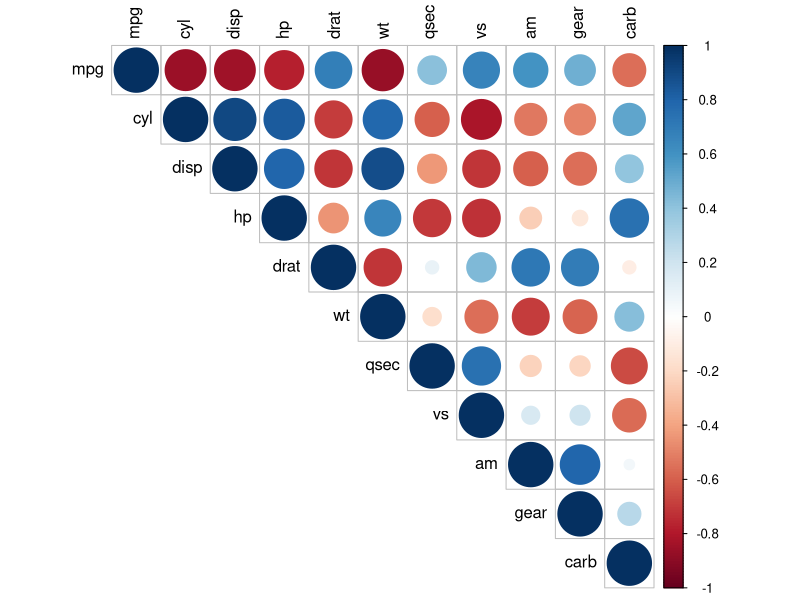
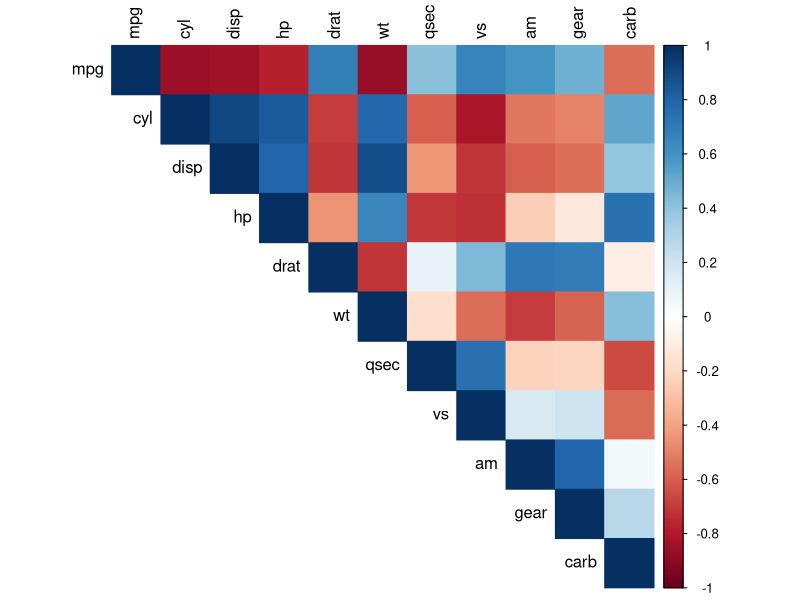
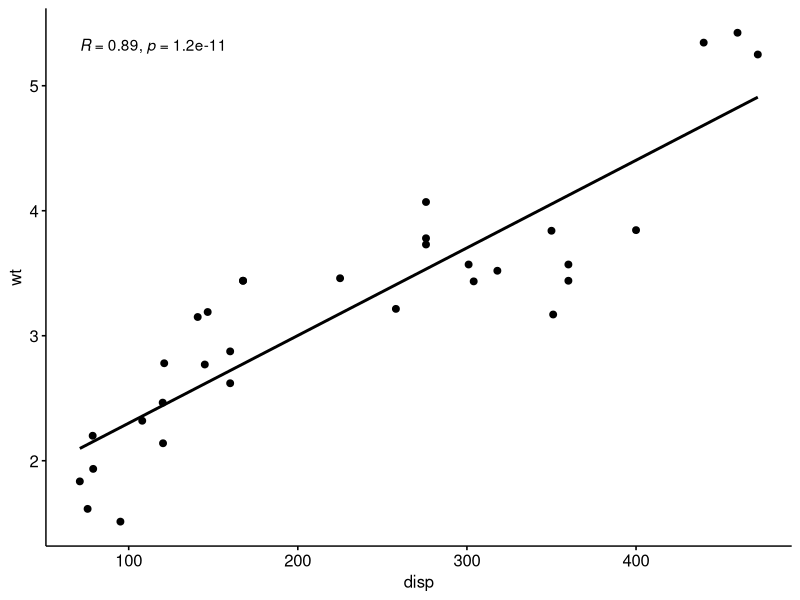
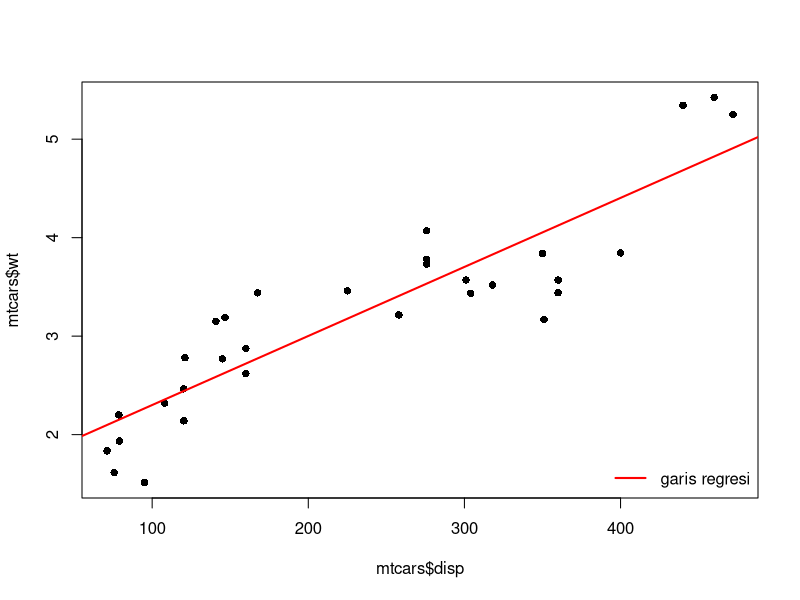

The R script that drew these images, in order:
## ---- chunk 1
data("mtcars")
## ---- chunk 2
mtcars
## ---- chunk 3
View(mtcars)
## ---- chunk 4
?cor
## ---- chunk 5
cor(mtcars)
## ---- chunk 6
round(cor(mtcars), 2)
## ---- chunk 7
round(cor(mtcars, method = "pearson"), 2)
## ---- chunk 8
round(cor(mtcars, method = "spearman"), 2)
round(cor(mtcars, method = "kendall"), 2)
## ---- chunk 9
library("corrplot")
## ---- chunk 10
matriks_korelasi <- cor(mtcars, method = "pearson")
## ---- chunk 11
?corrplot
## ---- chunk 12
corrplot(matriks_korelasi,
         type = "upper",
         tl.col = "black")
## ---- chunk 13
corrplot(matriks_korelasi,
         type = "upper",
         tl.col = "black",
         method = "color")
## ---- chunk 14
?cor.test
## ---- chunk 15
cor.test(mtcars$disp,
         mtcars$wt,
         method = "pearson")
## ---- chunk 16
library("ggpubr")
## ---- chunk 17
ggscatter(mtcars, 
          x = "disp",
          y = "wt",
          add = "reg.line",
          cor.coef = TRUE,
          cor.method = "pearson")
## ---- chunk 18
?lm
## ---- chunk 19
model1 <- lm(wt ~ disp, data = mtcars)
## ---- chunk 20
model2 <- lm(mtcars$wt ~ mtcars$disp)
## ---- chunk 21
summary(model1)
## ---- chunk 22
plot(mtcars$disp,
     mtcars$wt,
     pch = 16)
abline(model1,
       col = "red",
       lwd = 2)
legend("bottomright",
       legend = "garis regresi",
       col = "red",
       lwd = 2,
       bty = "n")
